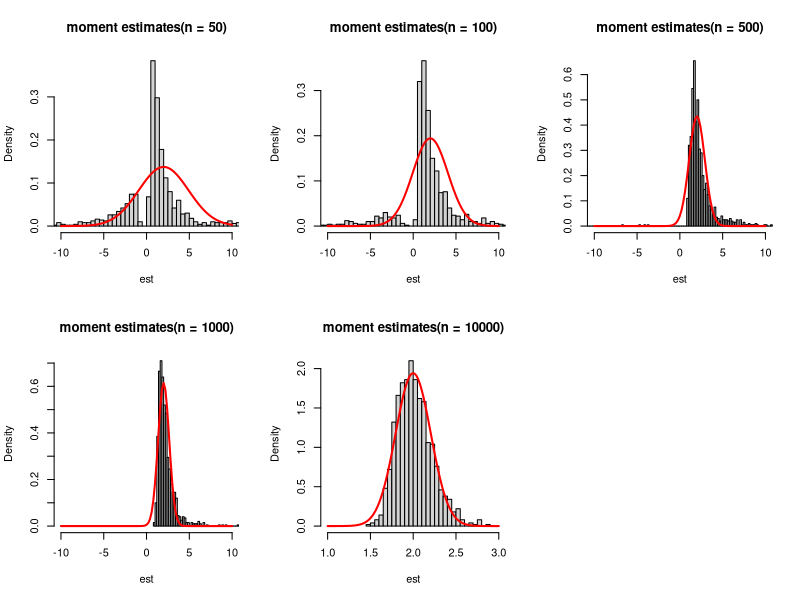

The R script that drew this image:
## ---- chunk 1
moments_method <- function(x) {
  m <- mean(x)
  if (m == 1.6) {
    return(NA)
  }
  return(0.6/(m - 1.6))
}
## ---- chunk 2
gen_sample <- function(theta) {
  n <- 1000000
  p1 <- 0.6
  lam <- 0.25
  
  temp <- rbinom(n, size=1, prob=p1)
  sample <- ifelse(
    temp,
    rexp(n, rate=theta),
    rexp(n, rate=lam)
  )
  return(sample)
}

pars <- c(0.5, 1, 1.5, 2, 2.5, 3, 5, 10, 20)
res <- numeric(length(pars))
for (i in 1:length(pars)) {
  res[i] <- moments_method(gen_sample(pars[i]))
}
print(pars)
print(res)
## ---- chunk 3
gen_sample_n <- function(n, theta) {
  p1 <- 0.6
  lam <- 0.25
  
  temp <- rbinom(n, size=1, prob=p1)
  sample <- ifelse(
    temp,
    rexp(n, rate=theta),
    rexp(n, rate=lam)
  )
  return(sample)
}

asymp_compare <- function(n, theta) {
  k <- 1000
  est <- numeric(k)
  for (i in 1:k) {
    est[i] <- moments_method(gen_sample_n(n, theta))
  }
  est <- na.omit(est)
  if (n > 1000) {
    hist(est, 
         main=sprintf("moment estimates(n = %d)", n), 
         xlim=c(1,3), 
         breaks="FD", 
         freq=FALSE)
  }
  else {
    hist(est, 
         main=sprintf("moment estimates(n = %d)", n), 
         xlim=c(-10,10), 
         breaks="FD", 
         freq=FALSE)
  }
  curve(dnorm(x, mean = theta, sd = sqrt(3796 / (9 * n))), 
        add = TRUE,
        col = "red",
        lwd = 2)
}

n_values <- c(50, 100, 500, 1000, 10000)
theta <- 2

par(mfrow=c(2, 3))
for (n in n_values) {
  asymp_compare(n, theta)
}
## ---- chunk 4
theor_var <- function(theta) {
  return((256*theta^4-48*theta^3+21*theta^2)/9)
}

conf_int <- function(sample, n) {
  est <- moments_method(sample)
  left <- est - 1.96*sqrt(theor_var(est)/n)
  right <- est + 1.96*sqrt(theor_var(est)/n)
  return(c(left, right))
}

n_values <- c(50, 100, 500, 1000, 10000)
theta <- 2

for (n in n_values) {
  sample <- gen_sample_n(n, theta)
  print(conf_int(sample, n))
}
